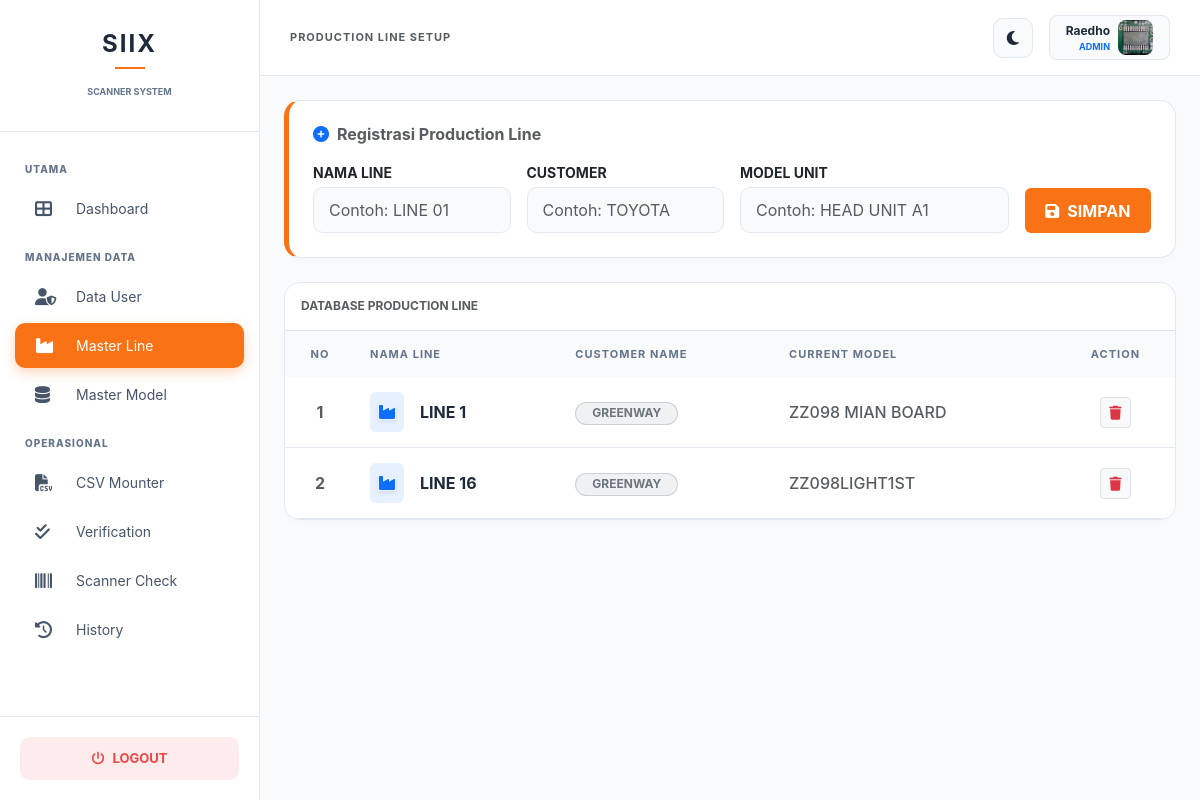
/admin/master_line.php (signed in), run on the app's committed database.
### tables this page shows
CREATE TABLE `users` (
  `id` int(11) NOT NULL,
  `username` varchar(50) NOT NULL,
  `nama_karyawan` varchar(100) DEFAULT NULL,
  `password` varchar(255) NOT NULL,
  `role` enum('admin','user') DEFAULT 'user',
  `foto` varchar(255) DEFAULT 'default.png'
);

CREATE TABLE `master_line` (
  `id` int(11) NOT NULL,
  `nama_line` varchar(100) DEFAULT NULL,
  `customer` varchar(100) DEFAULT NULL,
  `model` varchar(100) DEFAULT NULL
);

### admin/master_line.php (the view, shortened to what this page needs)
<?php
include '../config/koneksi.php';
$user_login = $_SESSION['username'];
$query_user = mysqli_query($conn, "SELECT * FROM users WHERE username = '$user_login'");
$data_user = mysqli_fetch_assoc($query_user);
?>
<!DOCTYPE html>
<html lang="id">
<head>
    <link href="https://cdn.jsdelivr.net/npm/bootstrap@5.3.0/dist/css/bootstrap.min.css" rel="stylesheet">
    <link rel="stylesheet" href="https://cdnjs.cloudflare.com/ajax/libs/font-awesome/6.4.0/css/all.min.css">
</head>
<body data-bs-theme="light">
<nav id="sidebar">
    <div class="sidebar-header">
        <h4 class="fw-bold mb-0" style="letter-spacing: 2px; color: var(--sidebar-header-text);">SIIX</h4>
        <div style="height: 2px; width: 30px; background: var(--accent); margin: 8px auto;"></div>
        <small style="font-size: 9px; color: var(--text-muted); font-weight: 700;">SCANNER SYSTEM</small>
    </div>
    <div class="sidebar-menu">
        <div class="menu-label">Utama</div>
        <a href="dashboard.php"><i class="fas fa-th-large me-3"></i> Dashboard</a>
        <div class="menu-label">Manajemen Data</div>
        <a href="users.php"><i class="fas fa-user-shield me-3"></i> Data User</a>
        <a href="master_line.php" class="active"><i class="fas fa-industry me-3"></i> Master Line</a>
        <a href="master_data.php"><i class="fas fa-database me-3"></i> Master Model</a>
        <div class="menu-label">Operasional</div>
        <a href="csv_mounter.php"><i class="fas fa-file-csv me-3"></i> CSV Mounter</a>
        <a href="bom_check.php"><i class="fas fa-check-double me-3"></i> Verification</a>
        <a href="scanner_check.php"><i class="fas fa-barcode me-3"></i> Scanner Check</a>
        <a href="history_scanner.php"><i class="fas fa-clock-rotate-left me-3"></i> History</a>
    </div>
    <div class="sidebar-footer">
        <a href="../logout.php" style="width: 100%; display: flex; align-items: center; justify-content: center; padding: 12px; color: #ef4444; text-decoration: none; background: rgba(239, 68, 68, 0.1); border-radius: 10px; font-weight: 700; font-size: 13px;">
            <i class="fas fa-power-off me-2"></i> LOGOUT
        </a>
    </div>
</nav>
<div class="main-content">
    <div class="top-nav d-flex justify-content-between align-items-center">
        <h6 class="mb-0 fw-bold text-muted text-uppercase" style="font-size: 11px; letter-spacing: 1px;">Production Line Setup</h6>
        <div class="d-flex align-items-center gap-3">
            <button class="theme-toggle" id="darkModeToggle"><i class="fas fa-moon" id="themeIcon"></i></button>
            <div class="d-flex align-items-center gap-2 px-3 py-1 rounded-3" style="background: var(--bg-body); border: 1px solid var(--nav-border);">
                <div class="text-end">
                    <p class="mb-0 fw-bold" style="font-size: 12px;"><?= $data_user['nama_karyawan'] ?></p>
                    <p class="mb-0 text-primary fw-bold" style="font-size: 9px; text-transform: uppercase;"><?= $_SESSION['role'] ?></p>
                </div>
                <img src="../assets/img/profile/<?= $data_user['foto'] ?: 'default.png' ?>" style="width: 35px; height: 35px; border-radius: 8px; object-fit: cover;">
            </div>
        </div>
    </div>
    <div class="p-4">
        <div class="card p-4 mb-4" style="border-left: 5px solid var(--accent) !important;">
            <h6 class="fw-bold mb-3 text-muted"><i class="fas fa-plus-circle me-2 text-primary"></i>Registrasi Production Line</h6>
            <form action="" method="POST" class="row g-3">
                <div class="col-md-3">
                    <label class="small fw-bold mb-1">NAMA LINE</label>
                    <input type="text" name="nama_line" class="form-control" placeholder="Contoh: LINE 01" required>
                </div>
                <div class="col-md-3">
                    <label class="small fw-bold mb-1">CUSTOMER</label>
                    <input type="text" name="customer" class="form-control" placeholder="Contoh: TOYOTA" required>
                </div>
                <div class="col-md-4">
                    <label class="small fw-bold mb-1">MODEL UNIT</label>
                    <input type="text" name="model" class="form-control" placeholder="Contoh: HEAD UNIT A1" required>
                </div>
                <div class="col-md-2 d-flex align-items-end">
                    <button type="submit" name="simpan" class="btn btn-primary w-100 fw-bold" style="background: var(--accent); border:none; height: 45px;">
                        <i class="fas fa-save me-2"></i>SIMPAN
                    </button>
                </div>
            </form>
        </div>
        <div class="card overflow-hidden">
            <div class="p-3 border-bottom bg-light bg-opacity-10">
                <h6 class="mb-0 fw-bold text-muted" style="font-size: 12px;">DATABASE PRODUCTION LINE</h6>
            </div>
            <div class="table-responsive">
                <table class="table table-hover align-middle mb-0">
                    <thead>
                        <tr>
                            <th class="text-center" width="70">No</th>
                            <th>Nama Line</th>
                            <th>Customer Name</th>
                            <th>Current Model</th>
                            <th class="text-center">Action</th>
                        </tr>
                    </thead>
                    <tbody>
                        <?php
                        $no = 1;
                        $sql = mysqli_query($conn, "SELECT * FROM master_line ORDER BY nama_line ASC");
                        if (mysqli_num_rows($sql) > 0) {
                            while($row = mysqli_fetch_array($sql)){
                        ?>
                        <tr>
                            <td class="text-center fw-bold text-muted"><?= $no++ ?></td>
                            <td>
                                <div class="d-flex align-items-center">
                                    <div class="p-2 bg-primary bg-opacity-10 text-primary rounded-2 me-3">
                                        <i class="fas fa-industry shadow-sm"></i>
                                    </div>
                                    <span class="fw-bold"><?= $row['nama_line'] ?></span>
                                </div>
                            </td>
                            <td><span class="badge bg-secondary bg-opacity-10 text-secondary border border-secondary border-opacity-25 px-3 rounded-pill"><?= $row['customer'] ?></span></td>
                            <td class="fw-medium text-muted"><?= $row['model'] ?></td>
                            <td class="text-center">
                                <a href="master_line.php?hapus=<?= $row['id'] ?>" class="btn btn-sm btn-light border" onclick="return confirm('Hapus data line ini?')">
                                    <i class="fas fa-trash text-danger"></i>
                                </a>
                            </td>
                        </tr>
                        <?php
                            }
                        } else {
                            echo "<tr><td colspan='5' class='text-center p-5 text-muted'>Belum ada data line terdaftar.</td></tr>";
                        }
                        ?>
                    </tbody>
                </table>
            </div>
        </div>
    </div>
</div>
</body>
</html>

### admin/master_line.php (style rules this page uses)
:root { --bg-body: #f8fafc; --bg-sidebar: #ffffff; --bg-card: #ffffff; --text-main: #1e293b; --text-muted: #64748b; --sidebar-text: #475569; --sidebar-hover: #f1f5f9; --nav-border: #e2e8f0; --accent: #f97316; --sidebar-header-text: #1e293b; }
body { background-color: var(--bg-body); color: var(--text-main); font-family: 'Inter', sans-serif; transition: 0.3s ease; overflow-x: hidden; }
#sidebar { width: 260px; height: 100vh; position: fixed; background: var(--bg-sidebar); display: flex; flex-direction: column; z-index: 1000; transition: 0.3s ease; border-right: 1px solid var(--nav-border); }
.sidebar-header { padding: 30px 25px; text-align: center; border-bottom: 1px solid var(--nav-border); }
.sidebar-menu { flex: 1; padding: 15px 0; overflow-y: auto; }
.sidebar-menu .menu-label { padding: 15px 25px 5px; font-size: 10px; font-weight: 800; color: var(--text-muted); text-transform: uppercase; letter-spacing: 1px; }
.sidebar-menu a { padding: 12px 20px; margin: 4px 15px; display: flex; align-items: center; color: var(--sidebar-text); text-decoration: none; transition: 0.2s; font-size: 14px; border-radius: 10px; }
.sidebar-menu a i { width: 25px; font-size: 17px; }
.sidebar-menu a.active { color: #fff; background: var(--accent); box-shadow: 0 4px 12px rgba(249, 115, 22, 0.3); }
.sidebar-footer { padding: 20px; border-top: 1px solid var(--nav-border); }
.main-content { margin-left: 260px; width: calc(100% - 260px); min-height: 100vh; }
.top-nav { background: var(--bg-card); padding: 15px 30px; border-bottom: 1px solid var(--nav-border); position: sticky; top: 0; z-index: 999; }
.card { background-color: var(--bg-card); border: 1px solid var(--nav-border); border-radius: 16px; box-shadow: 0 4px 6px -1px rgba(0,0,0,0.02); }
.theme-toggle { cursor: pointer; width: 40px; height: 40px; border-radius: 10px; display: flex; align-items: center; justify-content: center; background: var(--bg-body); color: var(--text-main); border: 1px solid var(--nav-border); }
.table thead th { background: var(--bg-body); color: var(--text-muted); font-size: 11px; text-transform: uppercase; letter-spacing: 1px; border: none; padding: 15px; }
.table tbody td { padding: 15px; border-bottom: 1px solid var(--nav-border); color: var(--text-main); }
.form-control { background-color: var(--bg-body); border: 1px solid var(--nav-border); color: var(--text-main); border-radius: 10px; padding: 10px 15px; }

### data on the page
users: nama_karyawan "Raedho", foto (picture)
master_line: nama_line "LINE 1", customer "GREENWAY", model "ZZ098 MIAN BOARD"
master_line: nama_line "LINE 16", customer "GREENWAY", model "ZZ098LIGHT1ST"

### other printed values
$_SESSION['role'] "ADMIN"
